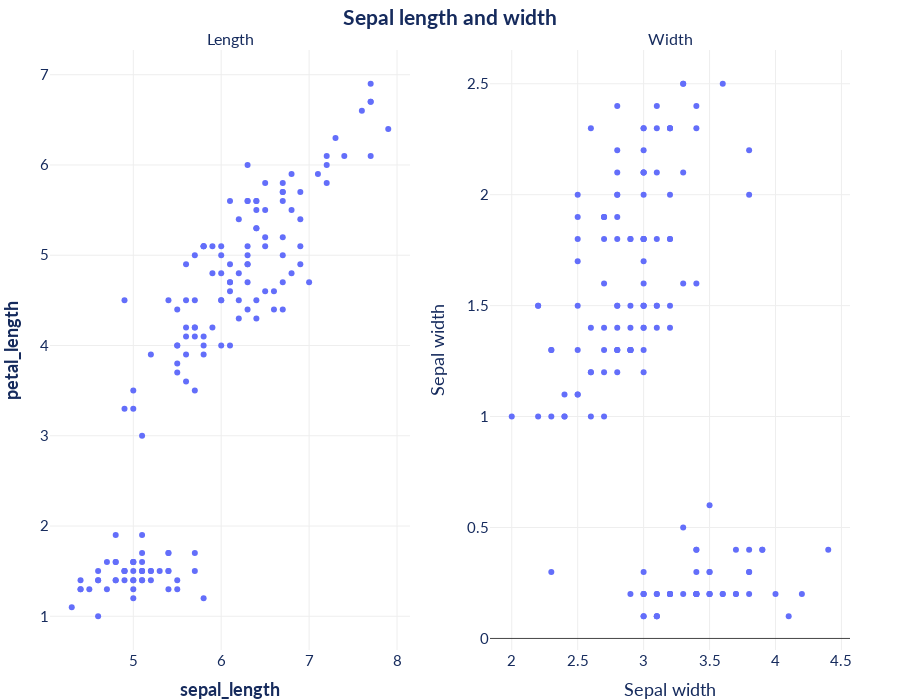

This figure's notebook cell:
### Code cell
figures = [
            px.scatter(df, x="sepal_length", y="petal_length"),
            px.scatter(df, x="sepal_width", y="petal_width")
    ]

fig = make_subplots(rows=1, cols=len(figures), subplot_titles=("Length", "Width"))

for i, figure in enumerate(figures):
    for trace in range(len(figure["data"])):
        fig.append_trace(figure["data"][trace], row=1, col=i+1)

# Update xaxis properties
fig.update_xaxes(title_text="sepal_length", row=1, col=1)
fig.update_xaxes(title_text="sepal_width", row=1, col=2)

# Update yaxis properties
fig.update_yaxes(title_text="petal_length", row=1, col=1)
fig.update_yaxes(title_text="petal_width", row=1, col=2)

# Update title and height
fig.update_layout(title_text="sepal_length_and_width", height=700)

plotly.format(fig, template_type = "default")

fig.show()

### Figure 1 — Plotly figure (JSON) as saved in the notebook; plotly's stock layout.template omitted (floating-point values rounded to 4 significant figures; data arrays with more than 128 entries replaced by an {"elided": "..."} marker saying what was removed)
{"data": [{"hovertemplate": "sepal_length=%{x}<br>petal_length=%{y}<extra></extra>", "legendgroup": "", "marker": {"color": "#636efa", "symbol": "circle"}, "mode": "markers", "name": "", "orientation": "v", "showlegend": false, "type": "scatter", "x": {"elided": "150 float values"}, "xaxis": "x", "y": {"elided": "150 float values"}, "yaxis": "y"}, {"hovertemplate": "sepal_width=%{x}<br>petal_width=%{y}<extra></extra>", "legendgroup": "", "marker": {"color": "#636efa", "symbol": "circle"}, "mode": "markers", "name": "", "orientation": "v", "showlegend": false, "type": "scatter", "x": {"elided": "150 float values"}, "xaxis": "x2", "y": {"elided": "150 float values"}, "yaxis": "y2"}], "layout": {"annotations": [{"font": {"size": 16}, "showarrow": false, "text": "Length", "x": 0.225, "xanchor": "center", "xref": "paper", "y": 1, "yanchor": "bottom", "yref": "paper"}, {"font": {"size": 16}, "showarrow": false, "text": "Width", "x": 0.775, "xanchor": "center", "xref": "paper", "y": 1, "yanchor": "bottom", "yref": "paper"}], "height": 700, "legend": {"font": {"color": "#162b5d"}}, "title": {"font": {"color": "#162b5d"}, "text": "<b>Sepal length and width</b>"}, "xaxis": {"anchor": "y", "domain": [0, 0.45], "title": {"text": "<b>sepal_length</b>"}}, "xaxis2": {"anchor": "y2", "domain": [0.55, 1], "title": {"text": "Sepal width"}}, "yaxis": {"anchor": "x", "domain": [0, 1], "title": {"text": "<b>petal_length</b>"}}, "yaxis2": {"anchor": "x2", "domain": [0, 1], "title": {"text": "Sepal width"}}}}
